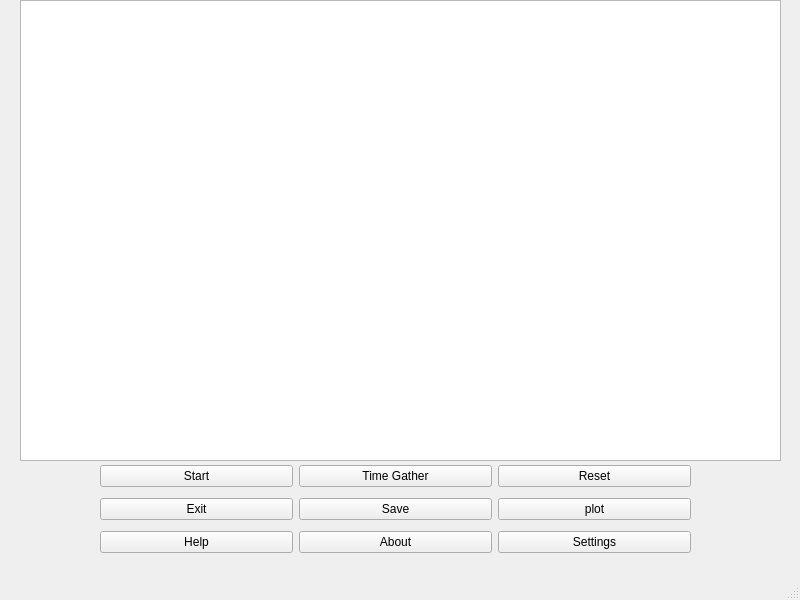
<?xml version="1.0" encoding="UTF-8"?>
<ui version="4.0">
 <class>MainWindow</class>
 <widget class="QMainWindow" name="MainWindow">
  <property name="geometry">
   <rect>
    <x>0</x>
    <y>0</y>
    <width>800</width>
    <height>600</height>
   </rect>
  </property>
  <property name="windowTitle">
   <string>MainWindow</string>
  </property>
  <widget class="QWidget" name="centralwidget">
   <widget class="QWidget" name="horizontalLayoutWidget">
    <property name="geometry">
     <rect>
      <x>100</x>
      <y>460</y>
      <width>591</width>
      <height>101</height>
     </rect>
    </property>
    <layout class="QHBoxLayout" name="horizontalLayout">
     <item>
      <layout class="QVBoxLayout" name="verticalLayout_2">
       <item>
        <widget class="QPushButton" name="pushButton_4">
         <property name="text">
          <string>Start</string>
         </property>
        </widget>
       </item>
       <item>
        <widget class="QPushButton" name="pushButton_6">
         <property name="text">
          <string>Exit</string>
         </property>
        </widget>
       </item>
       <item>
        <widget class="QPushButton" name="pushButton_5">
         <property name="text">
          <string>Help</string>
         </property>
        </widget>
       </item>
      </layout>
     </item>
     <item>
      <layout class="QVBoxLayout" name="verticalLayout">
       <item>
        <widget class="QPushButton" name="pushButton_10">
         <property name="text">
          <string>Time Gather</string>
         </property>
        </widget>
       </item>
       <item>
        <widget class="QPushButton" name="pushButton_12">
         <property name="text">
          <string>Save</string>
         </property>
        </widget>
       </item>
       <item>
        <widget class="QPushButton" name="pushButton_11">
         <property name="text">
          <string>About</string>
         </property>
        </widget>
       </item>
      </layout>
     </item>
     <item>
      <layout class="QVBoxLayout" name="verticalLayout_3">
       <item>
        <widget class="QPushButton" name="pushButton_8">
         <property name="text">
          <string>Reset</string>
         </property>
        </widget>
       </item>
       <item>
        <widget class="QPushButton" name="pushButton_7">
         <property name="text">
          <string>plot</string>
         </property>
        </widget>
       </item>
       <item>
        <widget class="QPushButton" name="pushButton_9">
         <property name="text">
          <string>Settings</string>
         </property>
        </widget>
       </item>
      </layout>
     </item>
    </layout>
   </widget>
   <widget class="QGraphicsView" name="graphicsView">
    <property name="geometry">
     <rect>
      <x>20</x>
      <y>0</y>
      <width>761</width>
      <height>461</height>
     </rect>
    </property>
   </widget>
  </widget>
  <widget class="QStatusBar" name="statusbar"/>
  <widget class="QMenuBar" name="menubar">
   <property name="geometry">
    <rect>
     <x>0</x>
     <y>0</y>
     <width>800</width>
     <height>21</height>
    </rect>
   </property>
   <property name="mouseTracking">
    <bool>false</bool>
   </property>
  </widget>
  <action name="actionSettings">
   <property name="text">
    <string>Settings</string>
   </property>
  </action>
 </widget>
 <resources/>
 <connections/>
</ui>
